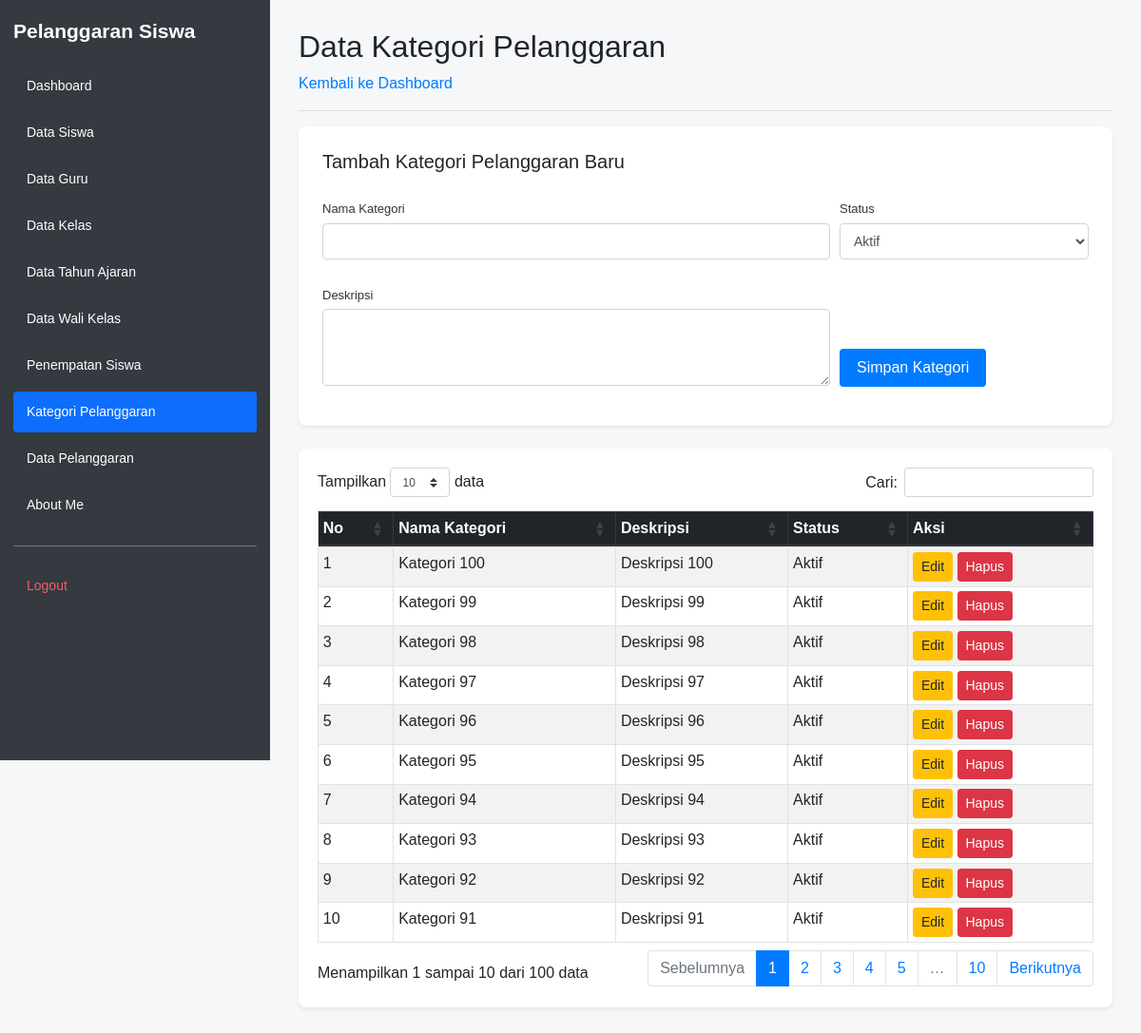
/kelola_pelanggaran_kategori.php (signed in), run on the app's committed database.
### tables this page shows
CREATE TABLE `t_pelanggaran_kategori` (
  `id` int(11) NOT NULL AUTO_INCREMENT,
  `nama` varchar(100) DEFAULT NULL,
  `deskripsi` text NOT NULL,
  `status_aktif` tinyint(1) NOT NULL,
  `created_at` timestamp NOT NULL DEFAULT current_timestamp(),
  `updated_at` timestamp NOT NULL DEFAULT current_timestamp(),
  PRIMARY KEY (`id`),
  UNIQUE KEY `uq_t_pelanggaran_kategori_nama` (`nama`)
);

### kelola_pelanggaran_kategori.php (the view, shortened to what this page needs)
<?php
include 'config/koneksi.php';
$query = mysqli_query(
    $koneksi,
    "SELECT * FROM t_pelanggaran_kategori ORDER BY id DESC"
);
?>
<!DOCTYPE html>
<html lang="id">
<head>
    <link rel="stylesheet"
          href="https://cdn.jsdelivr.net/npm/bootstrap@4.1.3/dist/css/bootstrap.min.css">
    <link rel="stylesheet"
          href="https://cdn.datatables.net/1.13.8/css/dataTables.bootstrap4.min.css">
    <link rel="stylesheet" href="layout/layout.css">
</head>
<body>
<?php include 'layout/sidebar.php'; ?>
<main class="app-main">
            <h2>Data Kategori Pelanggaran</h2>
            <a href="dashboard.php">Kembali ke Dashboard</a>
            <hr>
            <div class="form-card form-card-full shadow-sm mb-4">
                <h5 class="mb-3">Tambah Kategori Pelanggaran Baru</h5>
                <form action="proses_tambah_pelanggaran_kategori_.php" method="POST">
                    <div class="form-row">
                        <div class="form-group col-md-8">
                            <label>Nama Kategori</label>
                            <input type="text" name="nama" class="form-control"
                                   maxlength="100" required>
                        </div>
                        <div class="form-group col-md-4">
                            <label>Status</label>
                            <select name="status_aktif" class="form-control" required>
                                <option value="1">Aktif</option>
                            </select>
                        </div>
                    </div>
                    <div class="form-row">
                        <div class="form-group col-md-8">
                            <label>Deskripsi</label>
                            <textarea name="deskripsi" rows="3" class="form-control" required></textarea>
                        </div>
                        <div class="form-group col-md-4">
                            <label>&nbsp;</label><br>
                            <button type="submit" name="simpan" class="btn btn-primary">
                                Simpan Kategori
                            </button>
                        </div>
                    </div>
                </form>
            </div>
            <div class="table-card shadow-sm">
            <div class="table-responsive">
                <table id="tabelKategori"
                       class="table table-striped table-bordered table-hover table-sm">
                    <thead class="thead-dark">
                        <tr>
                            <th>No</th>
                            <th>Nama Kategori</th>
                            <th>Deskripsi</th>
                            <th>Status</th>
                            <th>Aksi</th>
                        </tr>
                    </thead>
                    <tbody>
                        <?php
                        $no = 1;
                        while ($data = mysqli_fetch_assoc($query)) {
                        ?>
                            <tr>
                                <td><?= $no++; ?></td>
                                <td>
                                    <?= htmlspecialchars(
                                        $data['nama'] ?? '',
                                        ENT_QUOTES,
                                        'UTF-8'
                                    ); ?>
                                </td>
                                <td>
                                    <?= htmlspecialchars(
                                        $data['deskripsi'] ?? '',
                                        ENT_QUOTES,
                                        'UTF-8'
                                    ); ?>
                                </td>
                                <td>
                                    <?= $data['status_aktif'] == 1
                                        ? 'Aktif'
                                        : 'Tidak Aktif'; ?>
                                </td>
                                <td>
                                    <a class="btn btn-warning btn-sm"
                                       href="edit_pelanggaran_kategori.php?id=<?= (int)$data['id']; ?>">
                                        Edit
                                    </a>
                                    <a class="btn btn-danger btn-sm"
                                       href="hapus_pelanggaran_kategori.php?id=<?= (int)$data['id']; ?>"
                                       onclick="return confirm('Yakin ingin menghapus kategori ini?')">
                                        Hapus
                                    </a>
                                </td>
                            </tr>
                        <?php } ?>
                    </tbody>
                </table>
                </div>
            </div>
        </main>
</body>
</html>

### layout/layout.css (style rules this page uses)
* { box-sizing: border-box; }
html, body { margin: 0; padding: 0; min-height: 100vh; font-family: Arial, sans-serif; background: #f5f7f9; }
.app-main { display: block; width: auto; min-width: 0; min-height: 100vh; margin-left: 284px; padding: 30px; }
.app-main h1, .app-main h2 { margin-top: 0; }
.app-main .table-responsive { width: 100%; }
.table-card { background: #ffffff; border-radius: 8px; padding: 20px; width: 100%; }
.form-card { background: #ffffff; border-radius: 8px; padding: 25px; max-width: 720px; }
.form-card-full { max-width: 100%; }
.form-card label { display: block; font-size: 13px; margin: 12px 0 5px; color: #333; }
.form-card input[type="text"], .form-card input[type="email"], .form-card input[type="password"], .form-card input[type="date"], .form-card input[type="number"], .form-card select, .form-card textarea { width: 100%; padding: 8px 10px; border: 1px solid #ced4da; border-radius: 4px; font-size: 14px; box-sizing: border-box; }
.form-card textarea { resize: vertical; }
.form-card button { margin-top: 18px; padding: 8px 18px; border: none; border-radius: 4px; cursor: pointer; }

### data on the page
t_pelanggaran_kategori: nama "Kategori 100", deskripsi "Deskripsi 100", status_aktif "Aktif"
t_pelanggaran_kategori: nama "Kategori 99", deskripsi "Deskripsi 99", status_aktif "Aktif"
t_pelanggaran_kategori: nama "Kategori 98", deskripsi "Deskripsi 98", status_aktif "Aktif"
t_pelanggaran_kategori: nama "Kategori 97", deskripsi "Deskripsi 97", status_aktif "Aktif"
t_pelanggaran_kategori: nama "Kategori 96", deskripsi "Deskripsi 96", status_aktif "Aktif"
t_pelanggaran_kategori: nama "Kategori 95", deskripsi "Deskripsi 95", status_aktif "Aktif"
t_pelanggaran_kategori: nama "Kategori 94", deskripsi "Deskripsi 94", status_aktif "Aktif"
t_pelanggaran_kategori: nama "Kategori 93", deskripsi "Deskripsi 93", status_aktif "Aktif"
t_pelanggaran_kategori: nama "Kategori 92", deskripsi "Deskripsi 92", status_aktif "Aktif"
t_pelanggaran_kategori: nama "Kategori 91", deskripsi "Deskripsi 91", status_aktif "Aktif"

### other printed values
$label "Dashboard"
$label "Data Siswa"
$label "Data Guru"
$label "Data Kelas"
$label "Data Tahun Ajaran"
$label "Data Wali Kelas"
$label "Penempatan Siswa"
$label "Kategori Pelanggaran"
$label "Data Pelanggaran"
$label "About Me"
